Frame 1 (no input): blank canvas, image omitted
Frame 60 (the mouse pressed at the canvas centre just before this capture): blank canvas, image omitted
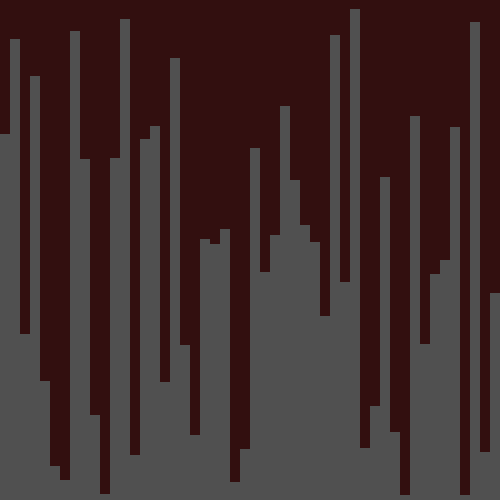
Frame 120 (the mouse held since frame 60 and released just before this capture)

The Processing sketch whose frames 1 and 60 were blank and that drew this single picture after the mouse press (run headless with seeded random() and noise(); from frame 60 on, the mouse is pressed at the canvas centre):

// Processing sketch: Visual_Array_Sorter_Code
// ── Visual_Array_Sorter_Code.pde
// 1. Create an array of ints. Don't initialize it yet.
int[]ints;

void setup() {
  // 2. Set the size of your window to at least 500 width 500 height
 size(500, 500);

  // 3. Initialize your array to 50
ints=new int[50];
  
  // 4. Initialize the ints in the array with random numbers
  //    from 0 to the built-in height variable, (int)random(height)

  // 5. Call the noStroke() method to remove the outline for each shape
  noStroke();
}

void draw() {
  // 6. Set the background color with background(r, g, b);
background(50, 15, 15);

  // 7. Set the color for your graph using the fill() method
fill(80);

  // 8. Draw a rectangle for each int in your array.
  
  for(int i=0; i<ints.length; i++){
    rect(i*width/ints.length, height, width/ints.length, -ints[i]);
  }
    //    the x value will be the loop variable multipled by (width/intArray.length)
  //    the y value will the height variable
  //    the width is (width/intArray.length)
  //    the height is the negative array value at the array index, e.g. -intArray[ i ]


  // 9. Call the stepSort method
  stepSort(ints);


  // 10. Extract the code from step 4 that randomizes the array into a new method.
  

  // 11. Call the method you made in step 10 when the mouse is pressed using the mousePressed variable
  if(mousePressed){
    randomizeArray(ints);
}
}

void randomizeArray(int[]arr){
    for(int i=0; i<arr.length; i++){
    int random=(int)random(height);
    arr[i]=random;
  }
  }
int startIndex = 1;

void stepSort(int[] arr) {
  for (int i = startIndex; i < arr.length; i++) {
    if (arr[i - 1] > arr[i]) {
      int t = arr[i];
      arr[i] = arr[i - 1];
      arr[i - 1] = t;

      startIndex = i;
      return;
    }
  }
  startIndex = 1;
}
